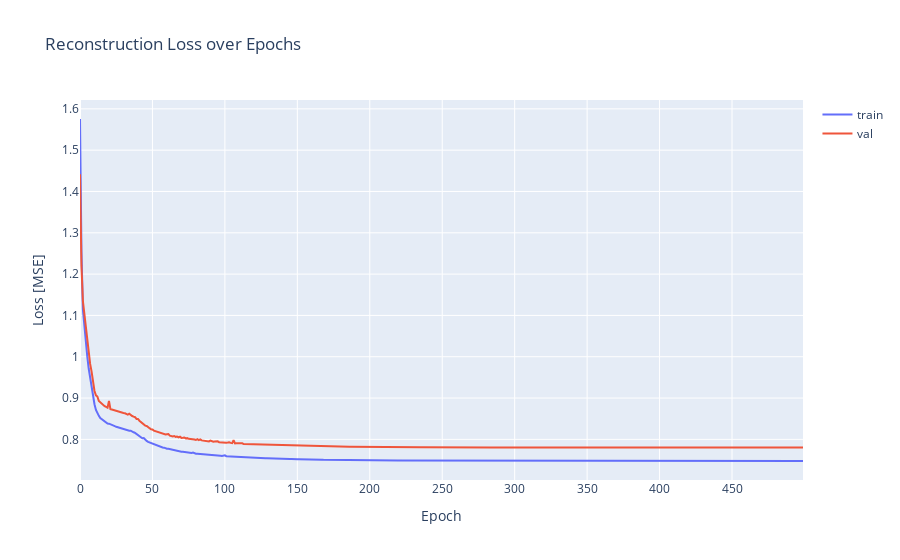

Notebook code for this chart:
### Code cell
fig = go.Figure(
    data = [
        go.Scatter(y=history_ae.history['loss'], name="train"),
        go.Scatter(y=history_ae.history['val_loss'], name="val"),
    ],
    layout = {"yaxis": {"title": "Loss [MSE]"}, "xaxis": {"title": "Epoch"}, "title": "Reconstruction Loss over Epochs"}
)

fig.show()

### Figure 1 — Plotly figure (JSON) as saved in the notebook; plotly's stock layout.template omitted (floating-point values rounded to 4 significant figures; data arrays with more than 128 entries replaced by an {"elided": "..."} marker saying what was removed)
{"data": [{"name": "train", "type": "scatter", "y": {"elided": "500 float values"}}, {"name": "val", "type": "scatter", "y": {"elided": "500 float values"}}], "layout": {"title": {"text": "Reconstruction Loss over Epochs"}, "xaxis": {"title": {"text": "Epoch"}}, "yaxis": {"title": {"text": "Loss [MSE]"}}}}
